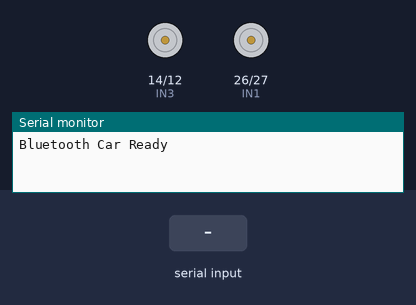
A sketch run on a simulated ESP32. Parts: motor-driver pin pairs drawn as motors (green arrow = first pin HIGH = forward, orange = second pin HIGH = backward, longer = more drive), the last lines printed to the serial monitor. Inputs (shaded band) come from the test bench. Nothing arrives over Bluetooth unless stated.

Above: at 1.2 s.
1.3 s: "F" received over the second serial link
At 2.5 s:
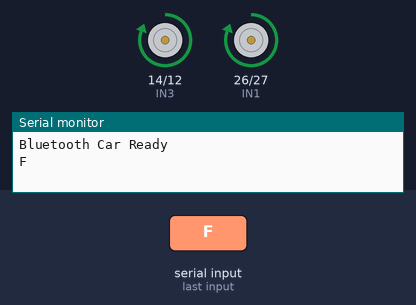
2.8 s: "B" received over the second serial link
At 3.9 s:
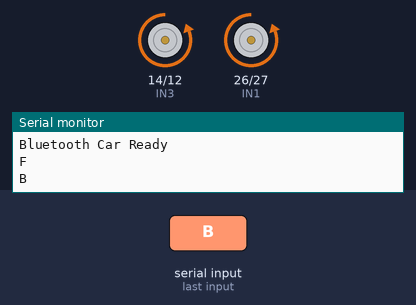
4.3 s: "L" received over the second serial link
At 5.0 s:
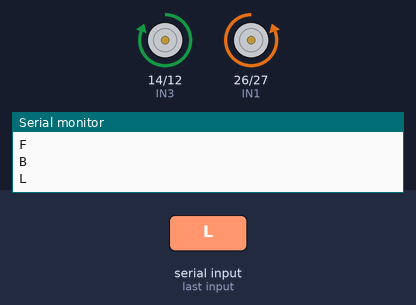
5.8 s: "R" received over the second serial link
At 6.1 s:
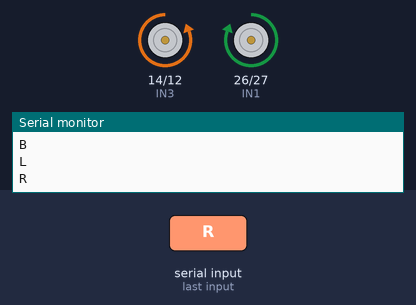
Timing chart, 0 to 8.3 s (numbered marks = the images above; inputs shaded):
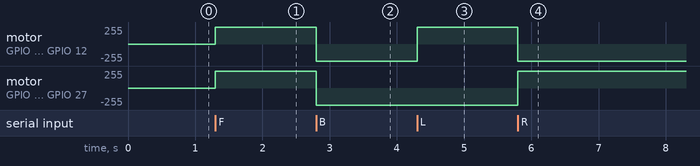

The sketch:

bluethoothcar.ino
```cpp
#include "BluetoothSerial.h"

BluetoothSerial SerialBT;

// Motor pins
#define IN1 26
#define IN2 27
#define IN3 14
#define IN4 12

void setup() {
  Serial.begin(115200);
  SerialBT.begin("Rover"); // Bluetooth name
  Serial.println("Bluetooth Car Ready");

  pinMode(IN1, OUTPUT);
  pinMode(IN2, OUTPUT);
  pinMode(IN3, OUTPUT);
  pinMode(IN4, OUTPUT);

  stopCar();
}

void loop() {
  if (SerialBT.available()) {
    char command = SerialBT.read();
    Serial.println(command);

    switch (command) {
      case 'F':
        forward();
        break;
      case 'B':
        backward();
        break;
      case 'L':
        left();
        break;
      case 'R':
        right();
        break;
      case 'S':
        stopCar();
        break;
    }
  }
}

void forward() {
  digitalWrite(IN1, HIGH);
  digitalWrite(IN2, LOW);
  digitalWrite(IN3, HIGH);
  digitalWrite(IN4, LOW);
}

void backward() {
  digitalWrite(IN1, LOW);
  digitalWrite(IN2, HIGH);
  digitalWrite(IN3, LOW);
  digitalWrite(IN4, HIGH);
}

void left() {
  digitalWrite(IN1, LOW);
  digitalWrite(IN2, HIGH);
  digitalWrite(IN3, HIGH);
  digitalWrite(IN4, LOW);
}

void right() {
  digitalWrite(IN1, HIGH);
  digitalWrite(IN2, LOW);
  digitalWrite(IN3, LOW);
  digitalWrite(IN4, HIGH);
}

void stopCar() {
  digitalWrite(IN1, LOW);
  digitalWrite(IN2, LOW);
  digitalWrite(IN3, LOW);
  digitalWrite(IN4, LOW);
}
```

Measured:
- after the input at 1.3 s, motor on GPIO 14 (IN3) / GPIO 12 (IN4), motor on GPIO 26 (IN1) / GPIO 27 (IN2): stopped → forward 255/255 at once
- after the input at 2.8 s, motor on GPIO 14 (IN3) / GPIO 12 (IN4), motor on GPIO 26 (IN1) / GPIO 27 (IN2): forward 255/255 → backward 255/255 at once
- after the input at 4.3 s, motor on GPIO 14 (IN3) / GPIO 12 (IN4): backward 255/255 → forward 255/255 at once
- after the input at 5.8 s, motor on GPIO 14 (IN3) / GPIO 12 (IN4): forward 255/255 → backward 255/255 at once; motor on GPIO 26 (IN1) / GPIO 27 (IN2): backward 255/255 → forward 255/255 at once
